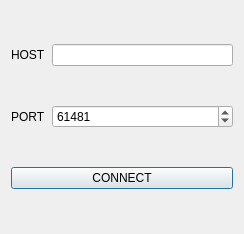
<?xml version="1.0" encoding="UTF-8"?>
<ui version="4.0">
 <class>StartDialog</class>
 <widget class="QDialog" name="StartDialog">
  <property name="windowModality">
   <enum>Qt::NonModal</enum>
  </property>
  <property name="geometry">
   <rect>
    <x>0</x>
    <y>0</y>
    <width>244</width>
    <height>234</height>
   </rect>
  </property>
  <property name="windowTitle">
   <string>SSFS</string>
  </property>
  <property name="sizeGripEnabled">
   <bool>false</bool>
  </property>
  <property name="modal">
   <bool>false</bool>
  </property>
  <layout class="QGridLayout" name="gridLayout">
   <item row="0" column="0">
    <widget class="QLabel" name="hostLabel">
     <property name="text">
      <string>HOST</string>
     </property>
    </widget>
   </item>
   <item row="0" column="1">
    <widget class="QLineEdit" name="hostEdit"/>
   </item>
   <item row="1" column="0">
    <widget class="QLabel" name="portLabel">
     <property name="text">
      <string>PORT</string>
     </property>
    </widget>
   </item>
   <item row="1" column="1">
    <widget class="QSpinBox" name="portBox">
     <property name="maximum">
      <number>65535</number>
     </property>
     <property name="value">
      <number>61481</number>
     </property>
    </widget>
   </item>
   <item row="2" column="0" colspan="2">
    <widget class="QPushButton" name="connectBtn">
     <property name="text">
      <string>CONNECT</string>
     </property>
    </widget>
   </item>
  </layout>
 </widget>
 <resources/>
 <connections/>
</ui>
